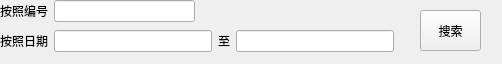
<?xml version="1.0" encoding="UTF-8"?>
<ui version="4.0">
 <class>TsearchWidget</class>
 <widget class="QWidget" name="TsearchWidget">
  <property name="geometry">
   <rect>
    <x>0</x>
    <y>0</y>
    <width>502</width>
    <height>64</height>
   </rect>
  </property>
  <property name="windowTitle">
   <string>Form</string>
  </property>
  <widget class="QPushButton" name="m_searchButton">
   <property name="geometry">
    <rect>
     <x>420</x>
     <y>10</y>
     <width>61</width>
     <height>41</height>
    </rect>
   </property>
   <property name="text">
    <string>搜索</string>
   </property>
  </widget>
  <widget class="QWidget" name="layoutWidget">
   <property name="geometry">
    <rect>
     <x>0</x>
     <y>0</y>
     <width>195</width>
     <height>22</height>
    </rect>
   </property>
   <layout class="QHBoxLayout" name="m_accordingToNumberLayout">
    <item>
     <widget class="QLabel" name="m_accordingToNumberLabel">
      <property name="text">
       <string>按照编号</string>
      </property>
     </widget>
    </item>
    <item>
     <widget class="QLineEdit" name="m_accordingToNumberLineEdit"/>
    </item>
   </layout>
  </widget>
  <widget class="QWidget" name="layoutWidget">
   <property name="geometry">
    <rect>
     <x>0</x>
     <y>30</y>
     <width>394</width>
     <height>22</height>
    </rect>
   </property>
   <layout class="QHBoxLayout" name="m_accordingToDateLayout">
    <item>
     <widget class="QLabel" name="m_accordingToDateLabel">
      <property name="text">
       <string>按照日期</string>
      </property>
     </widget>
    </item>
    <item>
     <widget class="QLineEdit" name="m_dateBeginLineEdit"/>
    </item>
    <item>
     <widget class="QLabel" name="m_accordingTodateUntilLabel">
      <property name="text">
       <string>至</string>
      </property>
     </widget>
    </item>
    <item>
     <widget class="QLineEdit" name="m_dateEndLineEdit"/>
    </item>
   </layout>
  </widget>
 </widget>
 <resources/>
 <connections/>
</ui>
